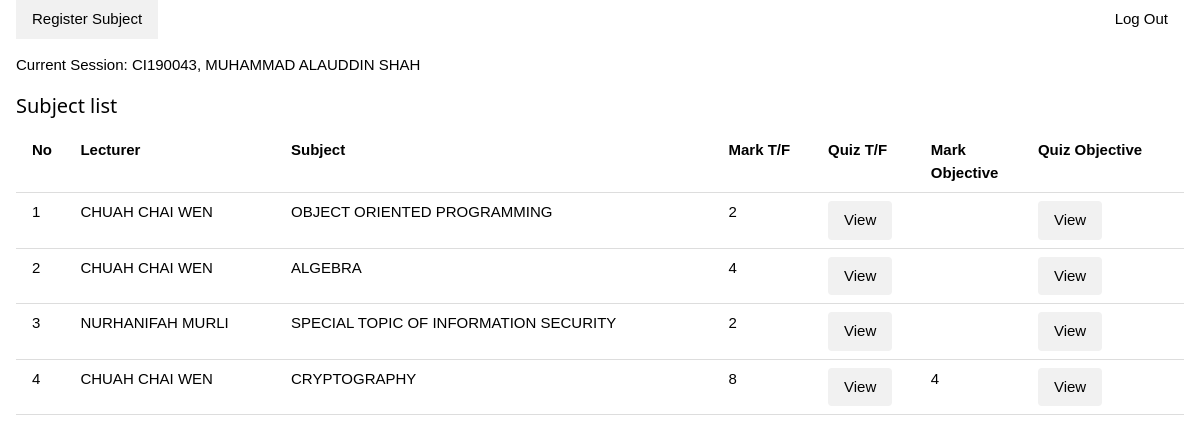
Page /student/home.php (signed in) on the committed database.
### tables this page shows
CREATE TABLE `students` (
  `student_id` varchar(8) NOT NULL,
  `student_name` varchar(100) NOT NULL,
  `student_email` varchar(254) NOT NULL,
  `student_password` varchar(128) NOT NULL,
  `log_status` tinyint(1) NOT NULL
);

CREATE TABLE `stud_sub` (
  `stud_sub_id` int(11) NOT NULL,
  `student_id` varchar(8) NOT NULL,
  `workload_id` int(11) NOT NULL
);

CREATE TABLE `lecturers` (
  `lecturer_id` int(4) NOT NULL,
  `lecturer_name` varchar(100) NOT NULL,
  `lecturer_password` varchar(128) NOT NULL,
  `log_status` tinyint(1) NOT NULL
);

CREATE TABLE `subjects` (
  `subject_code` varchar(8) NOT NULL,
  `subject_name` varchar(100) NOT NULL
);

CREATE TABLE `mark_truefalse` (
  `id` int(11) NOT NULL,
  `student_id` varchar(8) NOT NULL,
  `workload_id` int(11) NOT NULL,
  `mark` int(3) NOT NULL,
  `date_submit` datetime NOT NULL
);

CREATE TABLE `mark_objective` (
  `id` int(11) NOT NULL,
  `student_id` varchar(8) NOT NULL,
  `workload_id` int(11) NOT NULL,
  `mark` int(3) NOT NULL,
  `date_submit` datetime NOT NULL
);

### student/home.php (the view, shortened to what this page needs)
<?php
require '../connection.php';
if (isset($_SESSION['student_id']))
{
	$student_id = $_SESSION['student_id'];
	$q = 'SELECT student_id, student_name FROM students WHERE student_id = ?';
	$stmt = $conn->prepare($q);
	$stmt->bind_param('s', $student_id);
	if(!$stmt->execute())
	{
		echo $conn->error;
	}
	else
	{
		$row = $stmt->get_result()->fetch_assoc();
		$student_name = $row['student_name'];
	}
}
else
{
	header('location: ../index.php');
}
$sql = "SELECT stud_sub.*, sb.subject_name, l.lecturer_name, w.workload_id, t.mark AS mark_tf, o.mark AS mark_obj
		FROM stud_sub
		JOIN workloads w ON (stud_sub.workload_id = w.workload_id)
		LEFT JOIN mark_truefalse t ON (stud_sub.workload_id = t.workload_id) AND (stud_sub.student_id = t.student_id)
		LEFT JOIN mark_objective o ON (stud_sub.workload_id = o.workload_id) AND (stud_sub.student_id = o.student_id)
		INNER JOIN subjects sb ON (w.subject_code = sb.subject_code)
		INNER JOIN lecturers l ON (w.lecturer_id = l.lecturer_id)
		WHERE stud_sub.student_id = ?";
$stmt = $conn->prepare($sql);
$stmt->bind_param('s', $student_id);
$stmt->execute();
$resultList = $stmt->get_result();
?>
<!DOCTYPE html>
<html lang="en">
<head>
	<link rel="stylesheet" href="../css/w3.css">
	<link rel="stylesheet" href="../css/style.css">
</head>
<body>
	<div class="w3-container">
		<div class="w3-bar">
			<a href="student-sub.php" class="w3-bar-item w3-button w3-light-grey">Register Subject</a>
			<a href="../logout.php" class="w3-bar-item w3-button w3-right">Log Out</a>
		</div>
		<p>Current Session: <?php echo $student_id . ', '.$student_name; ?></p>
		<h4>Subject list</h4>
		<table class="w3-table w3-bordered">
		<tr>
			<th>No</th>
			<th>Lecturer</th>
			<th>Subject</th>
			<th>Mark T/F</th>
			<th>Quiz T/F</th>
			<th>Mark<br>Objective</th>
			<th>Quiz Objective</th>
		</tr>
		<?php
			$i = 1;
			foreach ($resultList as $row) { ?>
				<tr>
				<td><?php echo $i; ?></td>
				<td><?php echo $row['lecturer_name']; ?></td>
				<td><?php echo $row['subject_name']; ?></td>
				<td><?php echo $row['mark_tf'] ?></td>
				<form action="" method="POST">
					<td><button class="w3-button w3-round w3-light-grey" type="submit" name="view">View</button></td>
				</form>
				<td><?php echo $row['mark_obj'] ?></td>
				<form action="" method="POST">
					<td><button class="w3-button w3-round w3-light-grey" type="submit" name="view">View</button></td>
				</form>
				</tr>
			<?php
			$i++;
			}
			?>
		</table>
	</div>
</body>
</html>

### css/w3.css (style rules this page uses)
html { box-sizing:border-box }
*,*:before,*:after { box-sizing:inherit }
html { -ms-text-size-adjust:100%;-webkit-text-size-adjust:100% }
body { margin:0 }
a { background-color:transparent }
button,input,select,textarea,optgroup { font:inherit;margin:0 }
button,input { overflow:visible }
button,select { text-transform:none }
button,[type=button],[type=reset],[type=submit] { -webkit-appearance:button }
html,body { font-family:Verdana,sans-serif;font-size:15px;line-height:1.5 }
html { overflow-x:hidden }
h4 { font-size:20px }
h1,h2,h3,h4,h5,h6 { font-family:"Segoe UI",Arial,sans-serif;font-weight:400;margin:10px 0 }
a { color:inherit }
.w3-table,.w3-table-all { border-collapse:collapse;border-spacing:0;width:100%;display:table }
.w3-bordered tr,.w3-table-all tr { border-bottom:1px solid #ddd }
.w3-table td,.w3-table th,.w3-table-all td,.w3-table-all th { padding:8px 8px;display:table-cell;text-align:left;vertical-align:top }
.w3-table th:first-child,.w3-table td:first-child,.w3-table-all th:first-child,.w3-table-all td:first-child { padding-left:16px }
.w3-btn,.w3-button { border:none;display:inline-block;padding:8px 16px;vertical-align:middle;overflow:hidden;text-decoration:none;color:inherit;background-color:inherit;text-align:center;cursor:pointer;white-space:nowrap }
.w3-btn,.w3-button { -webkit-touch-callout:none;-webkit-user-select:none;-khtml-user-select:none;-moz-user-select:none;-ms-user-select:none;user-select:none }
.w3-bar { width:100%;overflow:hidden }
.w3-bar .w3-bar-item { padding:8px 16px;float:left;width:auto;border:none;display:block;outline:0 }
.w3-bar .w3-button { white-space:normal }
.w3-container:after,.w3-container:before,.w3-panel:after,.w3-panel:before,.w3-row:after,.w3-row:before,.w3-row-padding:after,.w3-row-padding:before, .w3-cell-row:before,.w3-cell-row:after,.w3-clear:after,.w3-clear:before,.w3-bar:before,.w3-bar:after { content:"";display:table;clear:both }
.w3-round,.w3-round-medium { border-radius:4px }
.w3-container,.w3-panel { padding:0.01em 16px }
.w3-right { float:right!important }
.w3-light-grey,.w3-hover-light-grey:hover,.w3-light-gray,.w3-hover-light-gray:hover { color:#000!important;background-color:#f1f1f1!important }

### rows in the picture
students: student_name "MUHAMMAD ALAUDDIN SHAH"
stud_sub: lecturers.lecturer_name "CHUAH CHAI WEN", subjects.subject_name "OBJECT ORIENTED PROGRAMMING", mark_truefalse.mark "2"
stud_sub: lecturers.lecturer_name "CHUAH CHAI WEN", subjects.subject_name "ALGEBRA", mark_truefalse.mark "4"
stud_sub: lecturers.lecturer_name "NURHANIFAH MURLI", subjects.subject_name "SPECIAL TOPIC OF INFORMATION SECURITY", mark_truefalse.mark "2"
stud_sub: lecturers.lecturer_name "CHUAH CHAI WEN", subjects.subject_name "CRYPTOGRAPHY", mark_truefalse.mark "8", mark_objective.mark "4"

### other values in the picture
$student_id "CI190043"
